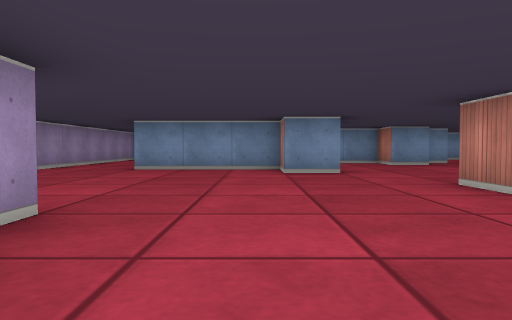
View 1 (above)

20 first-person views from a walk through a cub3D ray-caster map. The camera is about half as high as the walls, tilts 2° down and sees 70° across. The floor is counted in squares. Each view is taken from the middle of a square. On the plan, view 1 faces up. The plan holds only what a view shows up to about 9 squares ahead; the rest is blank.

View 2
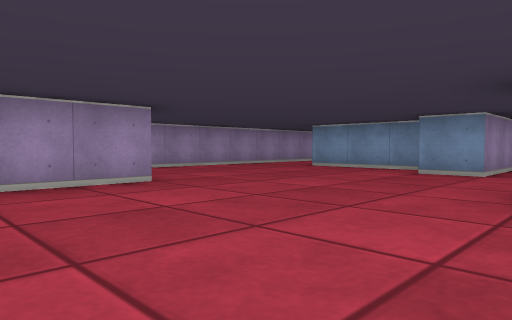

View 3
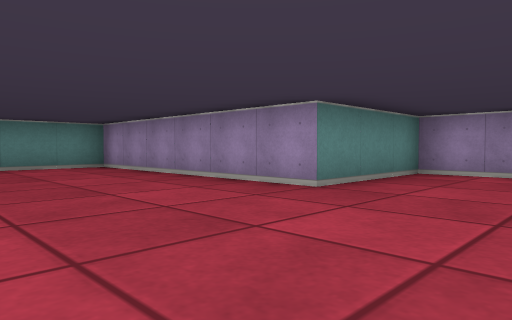

View 4
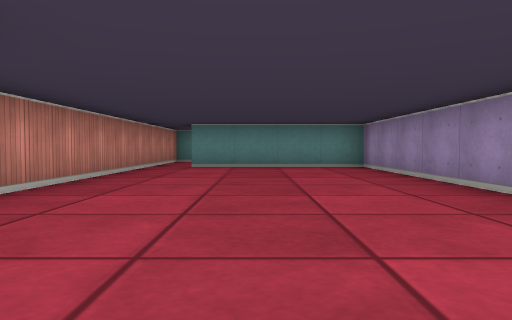

View 5
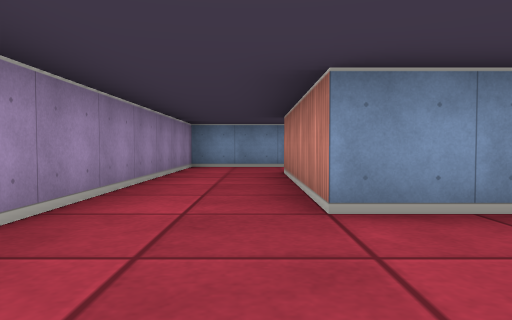

View 6
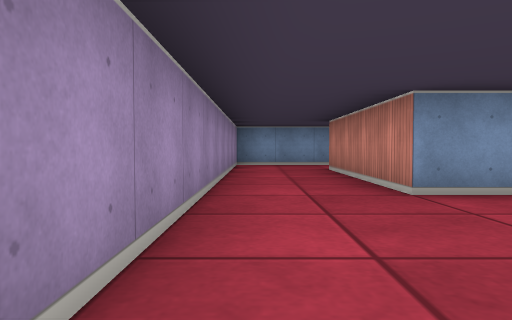

View 7
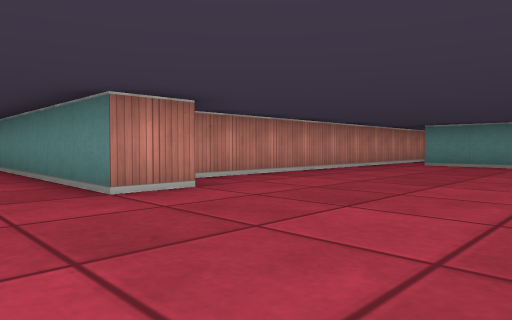

View 8
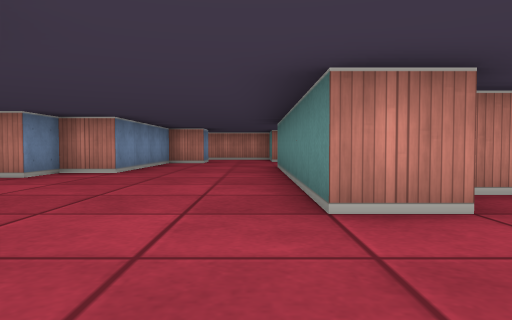

View 9
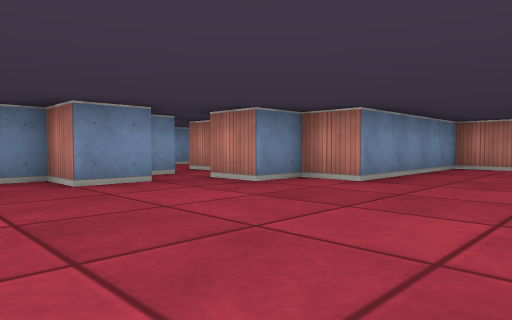

View 10
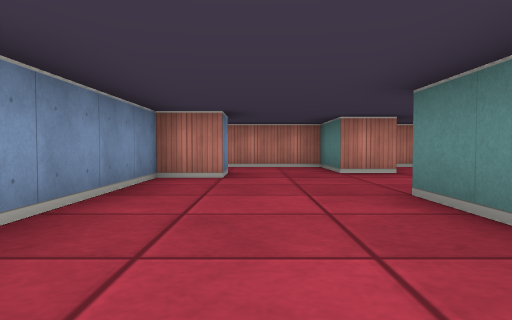

View 11
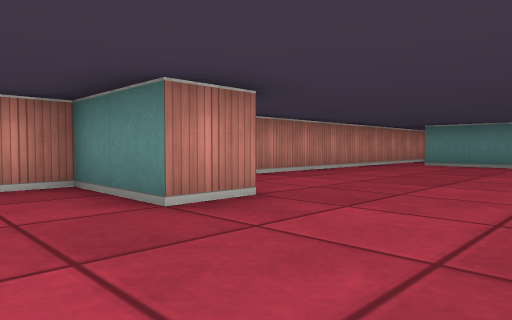

View 12
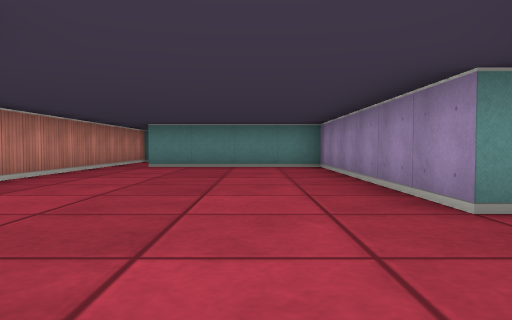

View 13
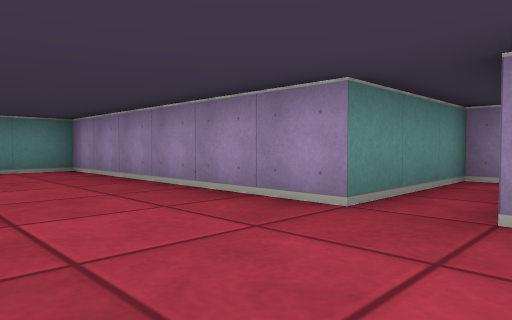

View 14
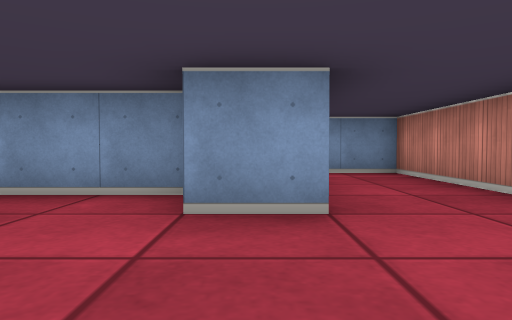

View 15
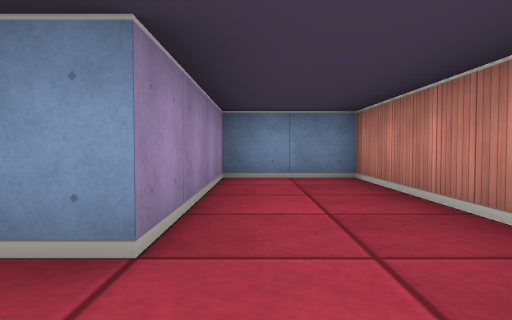

View 16
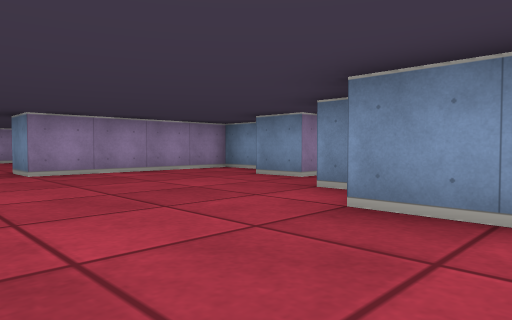

View 17
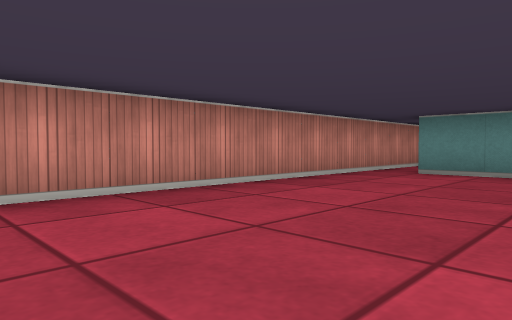

View 18
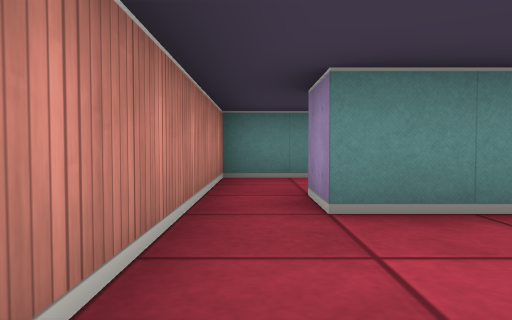

View 19
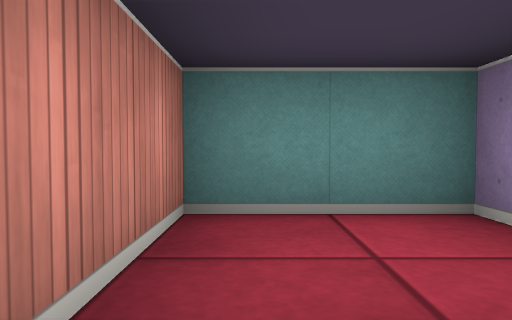

View 20
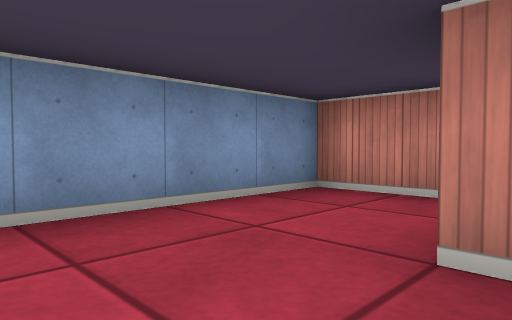

### Floor plan
Points are (right, up) in squares from view 1. A wall is a line through its corners. A room is listed if a view was taken in it or the views show most of it. See-through windows are left out.
Room 1 (views 1, 2, 3, 4, 5, 6, 7, 8, 9, 20)
walls: (0.5, 6.5) (0.5, 7.5) (-2.5, 7.5) (-2.5, 11.5); (2.5, 3.4) (2.5, 4.5); (3.5, -4) (3.5, 3); (-1.5, 13.5) (-4.5, 13.5) (-4.5, 2.5) (-1.5, 2.5) (-1.5, -3.5) (2.5, -3.5)
ways out: opening at (2, 5.7) to room 2; opening at (-2, 12.5)
Room 2 (views 10, 11, 12, 13, 14, 15, 16, 17, 18, 19)
walls: (11.5, 3.4) (11.5, 4.5) (13.5, 4.5) (13.5, 10.5) (11.5, 10.5) (11.5, 6.5) (10.5, 6.5) (10.5, 7.5) (6.5, 7.5) (6.5, 8.5) (5.5, 8.5) (5.5, 9.5); (5.5, 3) (5.5, 2.5) (8.5, 2.5) (8.5, -3.5) (12.5, -3.5) (12.5, -4.5); (2.5, 4.5) (8.5, 4.5); (5.5, 10.5) (5, 10.5); (4.5, 10) (4.5, 9.5) (3.5, 9.5) (3.5, 10.5) (1.5, 10.5) (1.5, 6.5) (0.5, 6.5); (13.5, -4.5) (13.5, 2.8)
ways out: opening at (2, 5.7) to room 1; opening at (13, -5) to room 3; opening at (6, 10)
Room 3 (no view inside)
walls: (11.4, -6.5) (13.5, -6.5) (13.5, -4.5)
ways out: opening at (13, -5) to room 2

Positions as (right, up) in squares from view 1, and headings:
1: (0, 0), facing up
2: (3, 0), facing up-left
3: (2, 5), facing down-left
4: (1, 5), facing down
5: (-3, 5), facing up
6: (-4, 4), facing up
7: (-1, 6), facing down-right
8: (0, 5), facing right
9: (2, 5), facing up-right
10: (5, 6), facing right
11: (9, 6), facing down-right
12: (10, 5), facing down
13: (11, 4), facing down-left
14: (11, 4), facing up
15: (12, 5), facing up
16: (8, 5), facing up-left
17: (10, 3), facing down-right
18: (13, -1), facing down
19: (13, -4), facing down
20: (-4, 11), facing up-right
